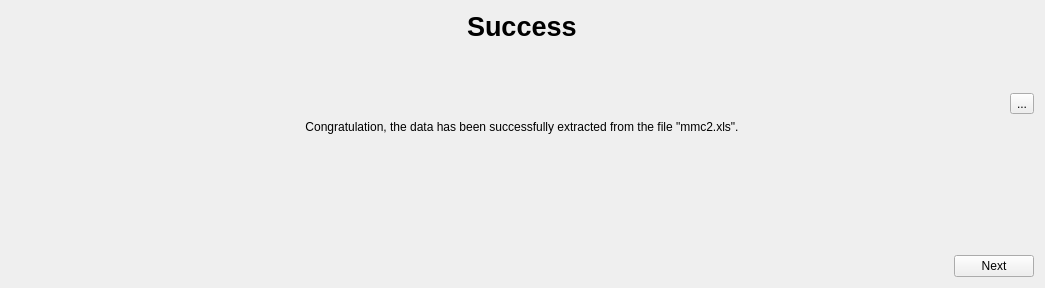
<?xml version="1.0" encoding="UTF-8"?>
<ui version="4.0">
 <class>windowEndDownloadd</class>
 <widget class="QWidget" name="windowEndDownloadd">
  <property name="geometry">
   <rect>
    <x>0</x>
    <y>0</y>
    <width>1045</width>
    <height>288</height>
   </rect>
  </property>
  <property name="windowTitle">
   <string>Form</string>
  </property>
  <layout class="QVBoxLayout" name="verticalLayout">
   <item alignment="Qt::AlignHCenter|Qt::AlignTop">
    <widget class="QLabel" name="labelTitleSuccess">
     <property name="font">
      <font>
       <family>Lucida Grande</family>
       <pointsize>20</pointsize>
       <weight>75</weight>
       <bold>true</bold>
      </font>
     </property>
     <property name="text">
      <string>Success</string>
     </property>
    </widget>
   </item>
   <item alignment="Qt::AlignRight">
    <widget class="QToolButton" name="settingsButton">
     <property name="text">
      <string>...</string>
     </property>
    </widget>
   </item>
   <item alignment="Qt::AlignHCenter|Qt::AlignTop">
    <widget class="QLabel" name="labelTexteExplication">
     <property name="text">
      <string>&lt;html&gt;&lt;head/&gt;&lt;body&gt;&lt;p align=&quot;center&quot;&gt;Congratulation, the data has been successfully extracted from the file &amp;quot;mmc2.xls&amp;quot;.&lt;/p&gt;&lt;/body&gt;&lt;/html&gt;</string>
     </property>
    </widget>
   </item>
   <item alignment="Qt::AlignRight|Qt::AlignBottom">
    <widget class="QPushButton" name="pushButton">
     <property name="maximumSize">
      <size>
       <width>1027</width>
       <height>16777215</height>
      </size>
     </property>
     <property name="text">
      <string>Next</string>
     </property>
    </widget>
   </item>
  </layout>
 </widget>
 <resources/>
 <connections/>
</ui>
